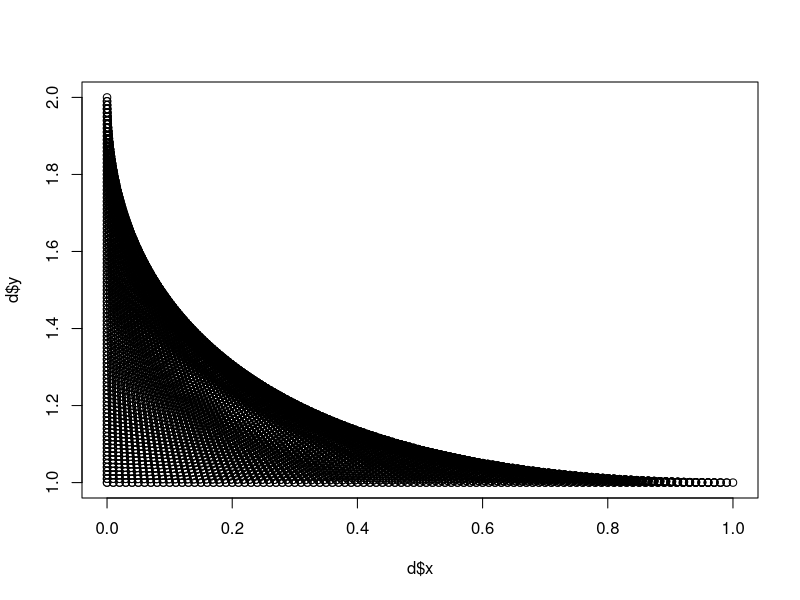

Reproduce this figure in R.


paretoOptim <- function(a1,a2,b,c1,c2){
  f1 = function(p1,p2){a1*p1*p2 + b*p1 + c1}
  f2 = function(p1,p2){a2*p1*p2 + b*p2 + c2}
  x=c();y=c()
  for(p1 in seq(from=0.0,to=1.0,by=0.01)){
    for(p2 in seq(from=0.0,to=1.0,by=0.01)){
      x=append(x,f1(p1,p2));y=append(y,f2(p1,p2))
    }
  }
  return(data.frame(x,y))
}

d = paretoOptim(-1,-1,1,0.0,1.0)

plot(d$x,d$y)
